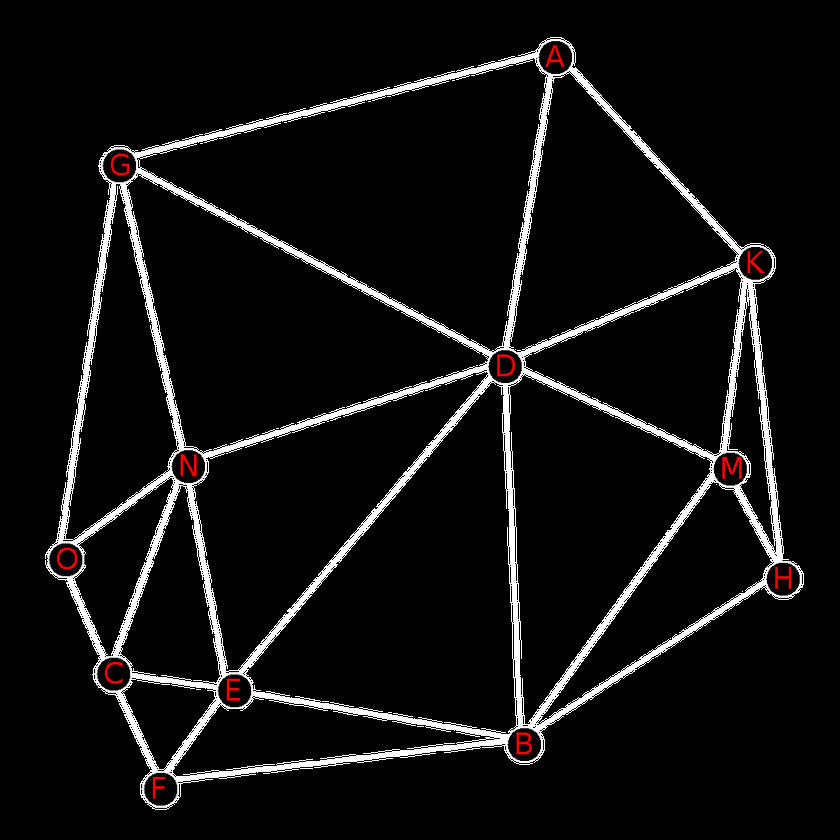
#> input picture samples/sample1.png, 840 x 840 px, shrunk from 1000 x 1000 before the run
$ python main.py
#> lines starting #> are read from the running program, lines starting #| are printed output that depends on the picture; after the words box and inside, x2 and y2 are one past the last pixel; in counts of white or black regions, pixels touching at a corner belong together
import cv2
from pytesseract import pytesseract
import numpy as np

image = cv2.imread("samples/sample1.png")
#> image is the input picture: shape (840, 840, 3); mean B, G, R 17.2, 17.2, 17.8
gray = cv2.cvtColor(image, cv2.COLOR_BGR2GRAY)
blurred = cv2.GaussianBlur(gray, (5, 5), 0)
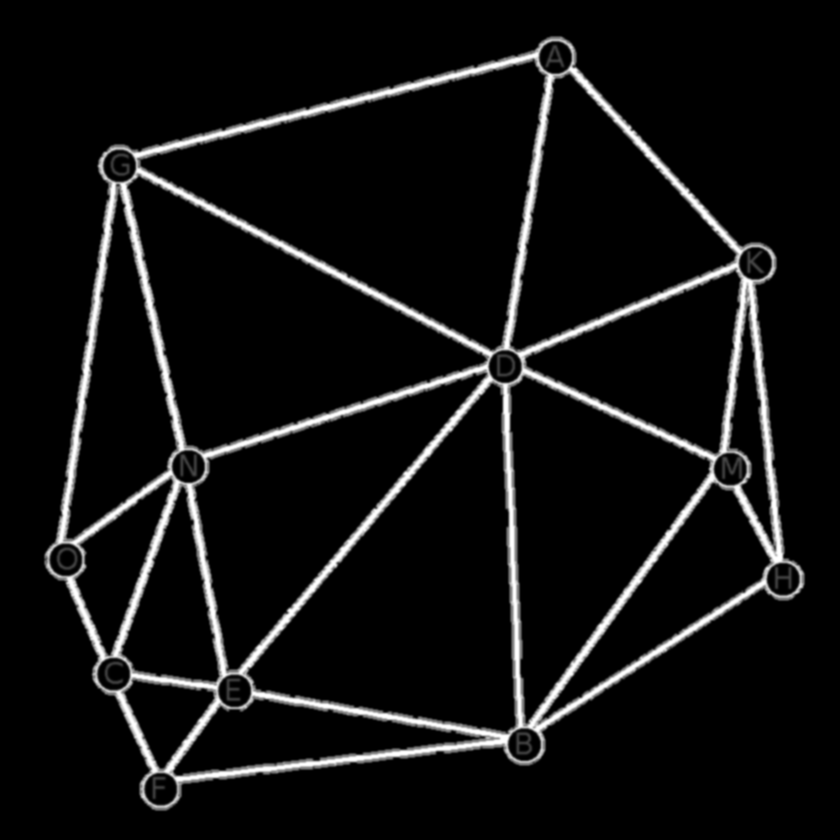
#> blurred: shape (840, 840); min 0, max 255, mean 17.4

# Edge detection
wide = cv2.Canny(blurred, 10, 200)
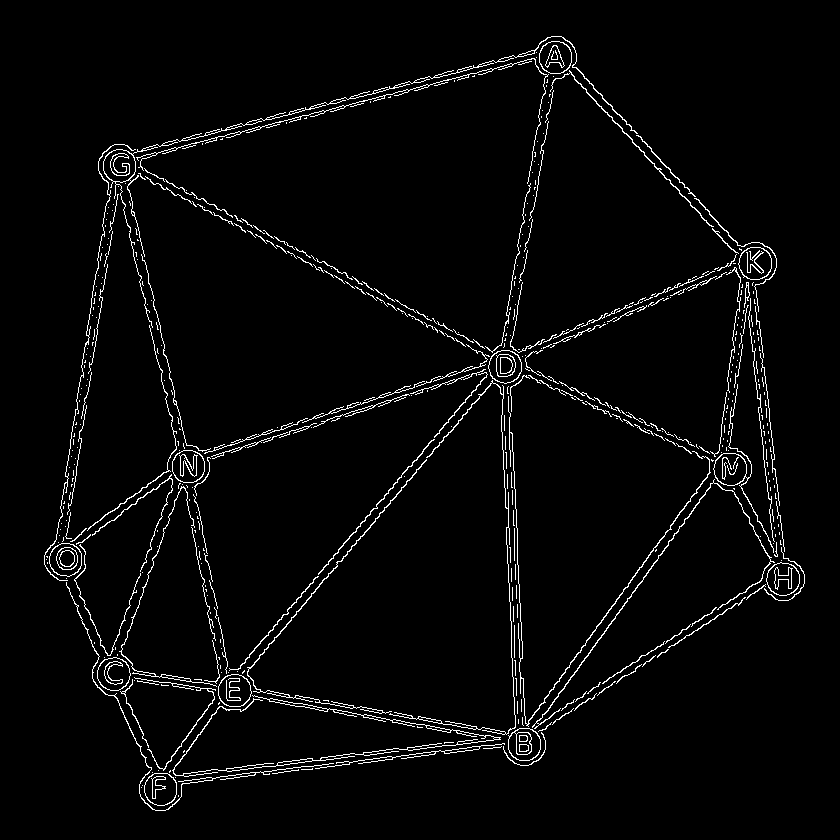
#> wide: shape (840, 840); 3.1% white in thin lines or dots, all inside (x1, y1, x2, y2) = (44, 36, 805, 811)
mid = cv2.Canny(blurred, 30, 150)
tight = cv2.Canny(blurred, 240, 250)
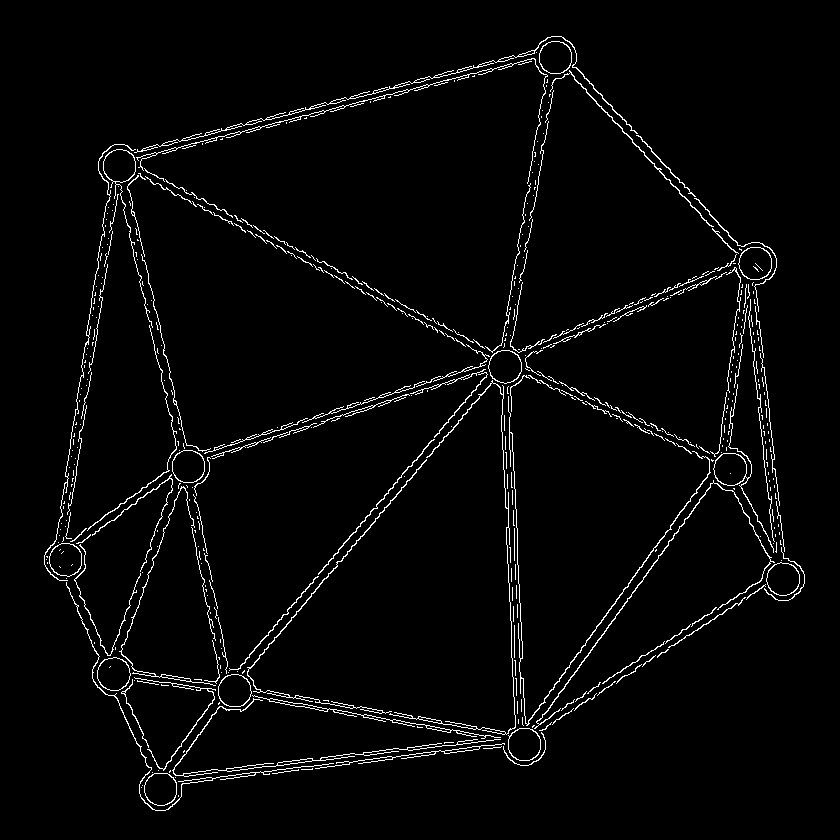
#> tight: shape (840, 840); 2.9% white in thin lines or dots, all inside (x1, y1, x2, y2) = (44, 36, 805, 811)

blank = np.zeros(image.shape, np.uint8)
drawn_on = blank

# Detect lines
linesP = cv2.HoughLinesP(
    wide,
    rho=1,
    theta=np.pi / 180,
    threshold=50,
    minLineLength=70,
    maxLineGap=40,
)
#> linesP = 134 rows, first 6: [505, 752, 767, 391], [211, 715, 518, 349], [208, 706, 510, 346], [99, 158, 569, 41], [100, 157, 594, 408], [510, 760, 768, 405]
if linesP is not None:
    for i in range(0, len(linesP)):
        l = linesP[i][0]
        cv2.line(drawn_on, (l[0], l[1]), (l[2], l[3]), (0, 255, 0), 2, cv2.LINE_AA)
#> this loop made 134 passes
#> l on passes 1 to 12: [505, 752, 767, 391], [211, 715, 518, 349], [208, 706, 510, 346], [99, 158, 569, 41], [100, 157, 594, 408], [510, 760, 768, 405], [108, 148, 616, 418], [98, 162, 571, 44], [98, 169, 575, 50], [483, 369, 553, 346], [540, 43, 763, 282], [98, 166, 574, 47]
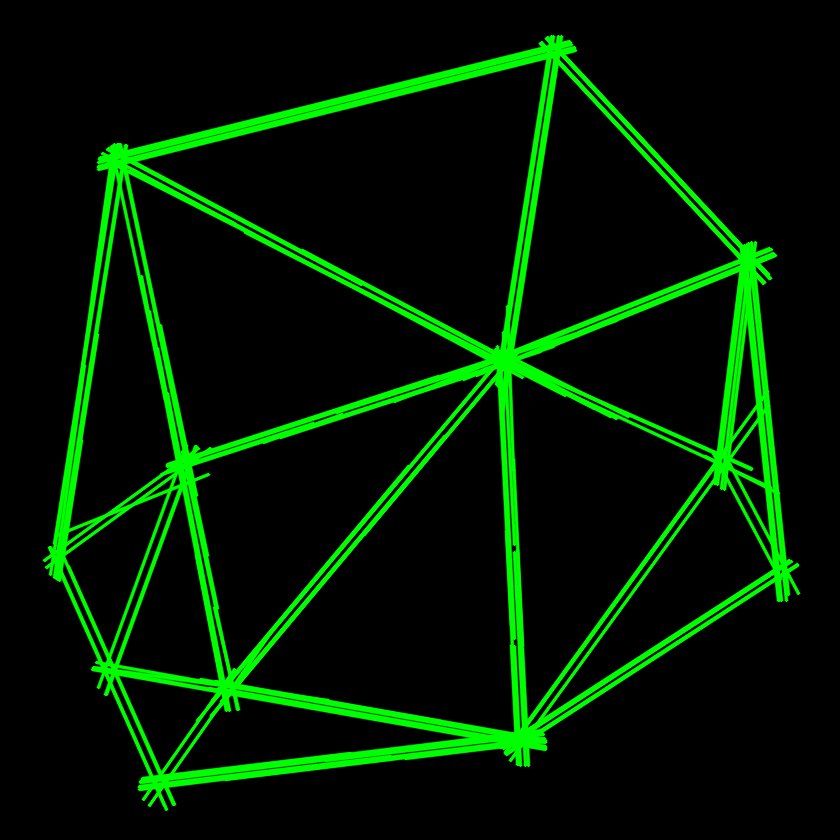
#> drawn_on: shape (840, 840, 3); mean of channels 0, 1, 2 0, 27.5, 0; drawn as B, G, R


# Detect circles
circles = cv2.HoughCircles(
    tight,
    cv2.HOUGH_GRADIENT,
    1,
    image.shape[0] / 8,
    param1=100,
    param2=30,
    minRadius=1,
    maxRadius=100,
)
#> circles = [[179.5, 602.5, 88.4], [187.5, 712.5, 64], [474.5, 686.5, 49.7], [753.5, 259.5, 18.5], [713.5, 554.5, 57.4], [557.5, 56.5, 17.4], [61.5, 559.5, 19], [191.5, 467.5, 18.8], [118.5, 162.5, 17.9], [504.5, 365.5, 16], [285.5, 672.5, 32.5]]

# Get nodes
letters = []
if circles is not None:
    circles = np.uint16(np.around(circles))
#> circles = [[180, 602, 88], [188, 712, 64], [474, 686, 50], [754, 260, 18], [714, 554, 57], [558, 56, 17], [62, 560, 19], [192, 468, 19], [118, 162, 18], [504, 366, 16], [286, 672, 32]]
    for i in circles[0, :]:
        center = (i[0], i[1])
        # circle center
        cv2.circle(drawn_on, center, 1, (0, 100, 100), 3)
        # circle outline
        radius = i[2]
        cv2.circle(drawn_on, center, radius, (255, 0, 255), 3)

        # cut out letter
        mask = cv2.circle(
            np.zeros(shape=(image.shape[0], image.shape[1]), dtype=np.uint8),
            center,
            radius,
            255,
            -1,
        )
        letter = cv2.copyTo(image, mask)

        # only keep red content
        letter = cv2.inRange(letter, (0, 0, 100), (100, 100, 255))

#> (the run stopped early here; a loop or call above may not have finished)

$ run again, with samples/sample2.png copied over samples/sample1.png
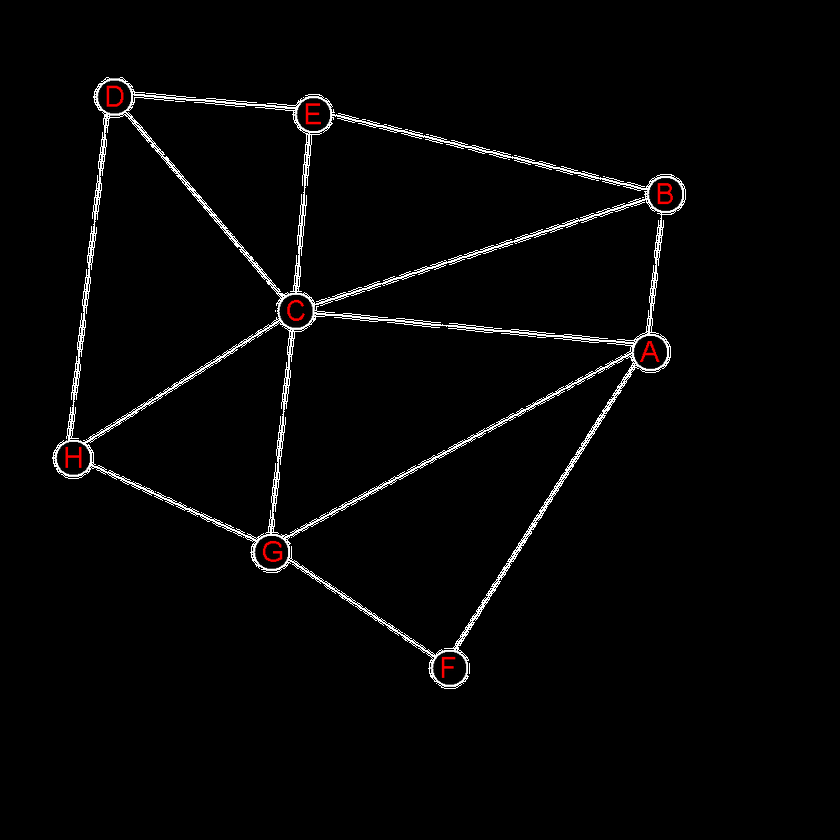
#> input picture samples/sample2.png, 840 x 840 px, shrunk from 1000 x 1000 before the run
#> image is the input picture: shape (840, 840, 3); mean B, G, R 5.8, 5.8, 6.2
#> `wide = cv2.Canny(blurred, 10, 200)`:
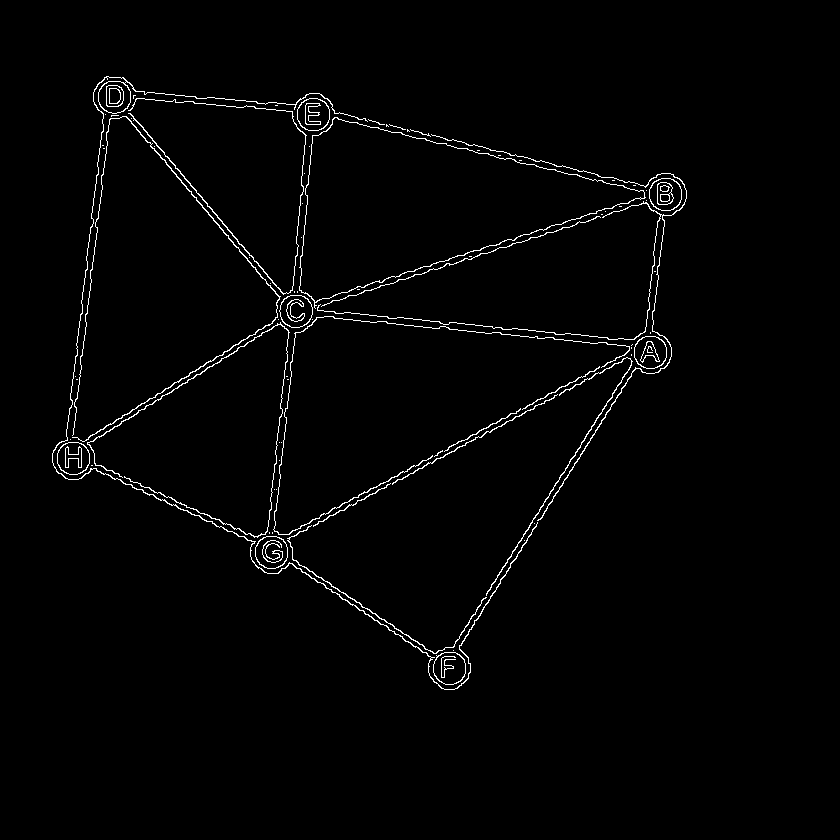
#> wide: shape (840, 840); 1.6% white in thin lines or dots, all inside (x1, y1, x2, y2) = (52, 76, 687, 690)
#> linesP = 61 rows, first 6: [251, 557, 665, 337], [250, 552, 659, 334], [99, 83, 305, 329], [433, 679, 598, 415], [251, 558, 666, 338], [250, 554, 662, 335]
#> the loop `for i in range(0, len(linesP)):` made 61 passes
#> after the loop `for i in range(0, len(linesP)):`:
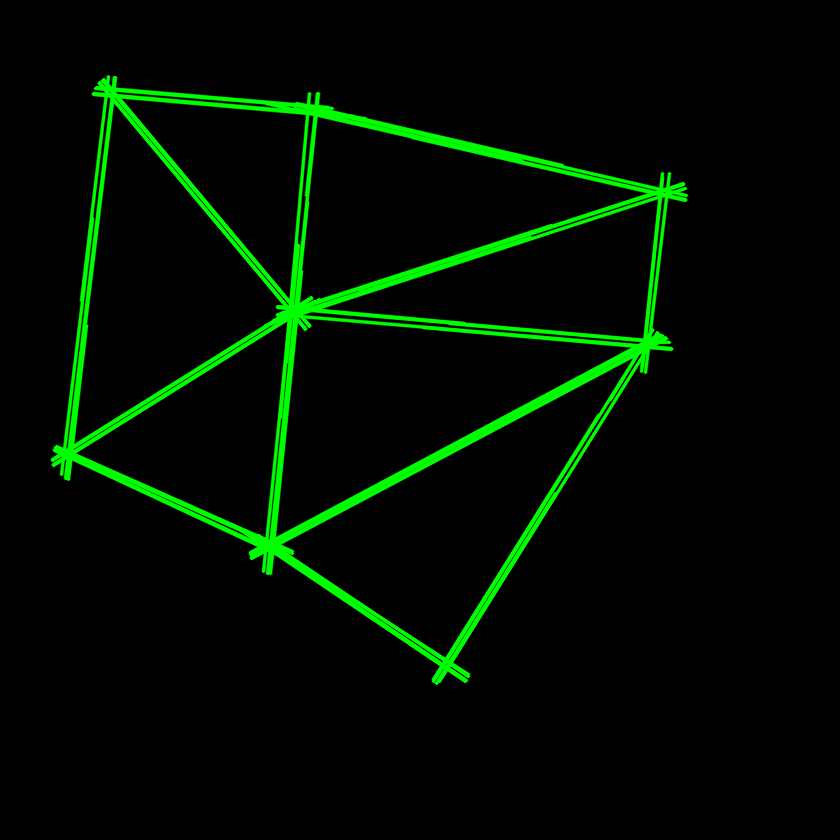
#> drawn_on: shape (840, 840, 3); mean of channels 0, 1, 2 0, 13.5, 0; drawn as B, G, R
#> `circles = cv2.HoughCircles( tight, cv2.HOUGH_GRADIENT, 1, image.shape[..`: circles = [[112.5, 96.5, 18.5], [270.5, 550.5, 21.7], [653.5, 350.5, 18.5], [74.5, 459.5, 18.8], [294.5, 314.5, 18.5], [665.5, 194.5, 19.4], [314.5, 110.5, 19], [446.5, 668.5, 17.9]]
#> `circles = np.uint16(np.around(circles))`: circles = [[112, 96, 18], [270, 550, 22], [654, 350, 18], [74, 460, 19], [294, 314, 18], [666, 194, 19], [314, 110, 19], [446, 668, 18]]
